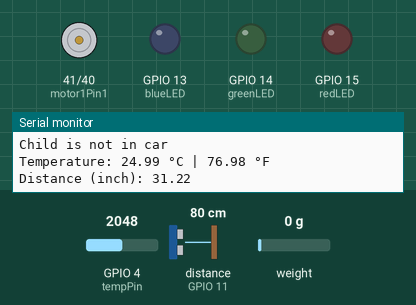
Bench run of a sketch on a simulated ESP32-S3. Shown: motor-driver pin pairs drawn as motors (green arrow = first pin HIGH = forward, orange = second pin HIGH = backward, longer = more drive, scaled by the enable pin), output pins drawn as LEDs (lit = HIGH), the last lines printed to the serial monitor. Wiring (inferred from the names in the program): ultrasonic range finder: trigger GPIO 12; echo GPIO 11. The inputs (shaded band) are chosen by the test bench; at power-on: GPIO 4 (tempPin) = 2048, weight on the scale 0 g, distance to the obstacle (sensor on GPIO 11) 80 cm. The echo pulse lasts 58.3 µs per cm; nothing arrives over Bluetooth unless stated; a phone connects over Bluetooth LE 3 s after start; pins used as bus, display or sensor lines are not drawn.

Above: at 3.6 s.
3.7 s: GPIO 4 (tempPin) set to 1890
6.1 s: GPIO 4 (tempPin) set to 1802
At 6.9 s:
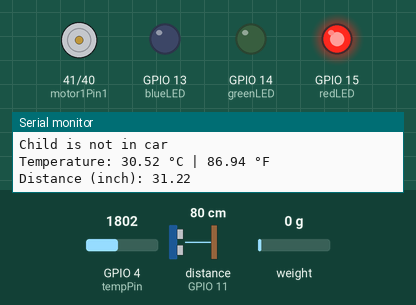
8.5 s: weight on the scale set to 1300 g
11.6 s: weight on the scale set to 1449 g
At 12.9 s:
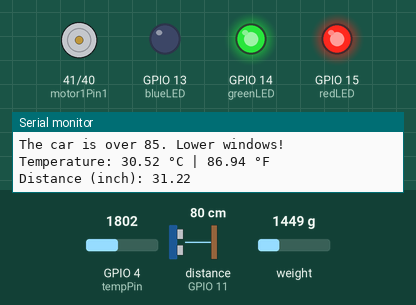
14.0 s: distance to the obstacle (sensor on GPIO 11) set to 9 cm
16.4 s: distance to the obstacle (sensor on GPIO 11) set to 6 cm
At 16.9 s:
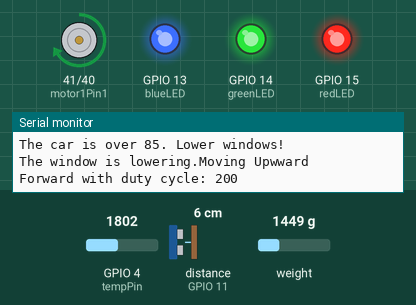
At 23.8 s:
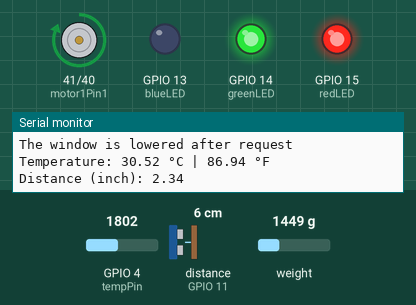
Timing chart, 0 to 32.0 s (numbered marks = the images above; inputs shaded):
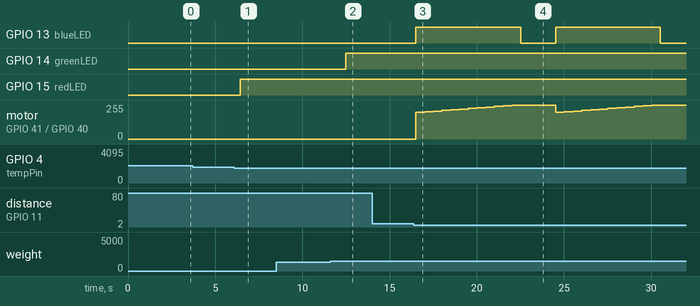

The sketch:

pcb1_integration.ino
```cpp
//Citation for temperature sensor: https://docs.sunfounder.com/projects/esp32-starter-kit/en/latest/arduino/basic_projects/ar_thermistor.html
//Citation for proximity sensor : https://randomnerdtutorials.com/esp32-hc-sr04-ultrasonic-arduino/
/*
   Citation for Weight Sensor----------------------------------------------------------------
   HX711_ADC
   Arduino library for HX711 24-Bit Analog-to-Digital Converter for Weight Scales
   Olav Kallhovd sept2017
   -------------------------------------------------------------------------------------
*/
//Citation: https://kursatsayhan.medium.com/using-bluetooth-low-energy-ble-with-flutter-3c70469af814
// Citation: https://forum.arduino.cc/t/how-do-you-convert-a-float-to-string-solved/237090/8

#include <stdlib.h>
#include <BLEDevice.h>
#include <BLEUtils.h>
#include <BLEServer.h>

#define SERVICE_UUID        "4fafc201-1fb5-459e-8fcc-c5c9c331914b"
#define CHARACTERISTIC_UUID "beb5483e-36e1-4688-b7f5-ea07361b26a8"


#include <HX711_ADC.h>
#if defined(ESP8266)|| defined(ESP32) || defined(AVR)
#include <EEPROM.h>
#endif

//--------------------------------------------------------------Bluetooth------------------------------------------------------------------
BLEServer *pServer;
BLEService *pService;
BLECharacteristic *pCharacteristic;
//--------------------------------------------------------------Microcontroller Pins--------------------------------------------------
const int tempPin = 4; // ESP32 Temperature Sensor Analog Pin
const int trigPin =12 ; // pin that the trigger pin - Prox PCB
const int echoPin = 11; // pin that the echo pin - Prox PCB
const int HX711_dout = 5; //mcu > HX711 dout pin - Weight PCB
const int HX711_sck = 6; //mcu > HX711 sck pin - Weight PCB
int redLED = 15;
int greenLED = 14;
int blueLED = 13;
// Motor A
int motor1Pin1 = 41;
int motor1Pin2 = 40;
int enable1Pin = 42;
//----------------------------------------------------------------Motor Constants--------------------------------------------------------
const int freq = 30000;
const int pwmChannel = 0;
const int resolution = 8;
int dutyCycle = 200;

//-------------------------------------------------------------Temperature Sensor Constants----------------------------------------------
const int resistorValue = 10000; // 10k resistor used with the thermistor
const int nomTemp = 25; // temperature that the thermistor was tested under
const int nomRes = 10000; // resistance of the thermistor standard temp
const float sthh_const = 3950.0; // constant used in steinhart-hart equation
const float kel_const = 273.15; // kelvin constant
const int thresholdTemp = 85; // threshold temperature

//-----------------------------------------------------------Proximity Constants----------------------------------------------------------
// threshold for how far away the window should be to confirm whether the window is present in front
const int thresholdProx = 3;
#define SOUND_SPEED 0.034 // velocity of sound in cm/us
#define CM_TO_INCH 0.393701 // allows for conversion for centimeters to inches
long objDectTime;
float distCm;
float distIn;
int windowLowering; // flag to indicate the status of the window
// windowLowering = 1 -> window is lowering
// windowLowering = 0 -> window is up
int confirmWindow = 0;
// 1 means that the window lowered when told to
// 0 means that the window did not lower when told to

//------------------------------------------------------Weight Constants---------------------------------------------------------------
HX711_ADC LoadCell(HX711_dout, HX711_sck);
const int calVal_eepromAdress = 0;
unsigned long t = 0;

// sets up the esp32 with the pins and serial monitor
void setup() {
  Serial.begin(115200); // sets the correct serial baud rate
  pinMode(trigPin, OUTPUT); // Sets the trigPin as an Output - emits the ultrasound
  pinMode(echoPin, INPUT); // Sets the echoPin as an Input - recieves the reflected wave
  pinMode(greenLED, OUTPUT); // led for weight
  pinMode(redLED, OUTPUT); // led for temp
  pinMode(blueLED, OUTPUT); // led for temp
  delay(10);
  Serial.println();
  Serial.println("Starting...");

     BLEDevice::init("Seri");
    pServer = BLEDevice::createServer();
    pService = pServer->createService(SERVICE_UUID);
    pCharacteristic = pService->createCharacteristic(
                                          CHARACTERISTIC_UUID,
                                          BLECharacteristic::PROPERTY_READ |
                                          BLECharacteristic::PROPERTY_WRITE
                                        );


  pService->start();
  BLEAdvertising *pAdvertising = BLEDevice::getAdvertising();
  pAdvertising->addServiceUUID(SERVICE_UUID);
  pAdvertising->setScanResponse(true);
  pAdvertising->setMinPreferred(0x06);
  pAdvertising->setMinPreferred(0x12);
  BLEDevice::startAdvertising();

  LoadCell.begin();
  //LoadCell.setReverseOutput(); //uncomment to turn a negative output value to positive
  float calibrationValue; // calibration value (see example file "Calibration.ino")
  calibrationValue = -101.87; // uncomment this if you want to set the calibration value in the sketch
  // calibrationValue = -100.66; // uncomment this if you want to set the calibration value in the sketch
#if defined(ESP8266)|| defined(ESP32)
  //EEPROM.begin(512); // uncomment this if you use ESP8266/ESP32 and want to fetch the calibration value from eeprom
#endif
  //EEPROM.get(calVal_eepromAdress, calibrationValue); // uncomment this if you want to fetch the calibration value from eeprom

  unsigned long stabilizingtime = 2000; // preciscion right after power-up can be improved by adding a few seconds of stabilizing time
  boolean _tare = true; //set this to false if you don't want tare to be performed in the next step
  LoadCell.start(stabilizingtime, _tare);
  if (LoadCell.getTareTimeoutFlag()) {
    Serial.println("Timeout, check MCU>HX711 wiring and pin designations");
    while (1);
  }
  else {
    LoadCell.setCalFactor(calibrationValue); // set calibration value (float)
    Serial.println("Startup is complete");
  }
}

void loop() {
  int sensorValue = analogRead(tempPin); // stores the raw resistance value of the thermistor
  // Clears the trigPin to ensure a clear signal is sent when trigpin is high (prox)
  digitalWrite(trigPin, LOW);
  delayMicroseconds(2);
  digitalWrite(trigPin, HIGH); // Sets the trigPin on HIGH state for 10 micro seconds
  delayMicroseconds(10);
  digitalWrite(trigPin, LOW);
  // Calculation: The thermistor and 10k ohm form a voltage divider circuit.
  // The first part of the equation is finding the volatge across the thermistor. Vin * (thermistor res/(thermistor res + 10k)).
  // The 4095 is to convert to 12 bits. This is to return the voltage value
  float volt = (sensorValue * 3.3)/ 4095; // converts the resistance to a voltage value
  float resistance = (volt * resistorValue)/ (3.3 - volt); //this finds the updated resistance value using the above voltage
  // converts resistance to temperature using the Steinhart-Hart equation
  float kelvin = 1 / (((log(resistance / nomRes)) / sthh_const) + (1 / (nomTemp + kel_const)));
  float Cels = kelvin - kel_const; // convert Kelvin to Celsius
  float Fah = 1.8 * Cels + 32.0; // convert temp to Fahrenheit
  // this function reads the pulse that has been sent to the echopin and returns the time taken to travel to and from the object
  objDectTime = pulseIn(echoPin, HIGH);
  distCm = objDectTime * SOUND_SPEED/2;   // converts the time to distance
  distIn = distCm * CM_TO_INCH; // Convert to distance from cm to inches
  int confirmWindow = 0;

  pinMode(motor1Pin1, OUTPUT);
  pinMode(motor1Pin2, OUTPUT);
  pinMode(enable1Pin, OUTPUT);
  // configure LEDC PWM
  ledcAttachChannel(enable1Pin, freq, resolution, pwmChannel);
  Serial.print("Testing DC Motor...");

  // weight sensor code
  static boolean newDataReady = 0;
  const int serialPrintInterval = 0; //increase value to slow down serial print activity
  int childInCar = 0;
  // flag to indicate that the child is in the car
  // 0 - no child
  // 1 - child present
  // check for new data/start next conversion:
  if (LoadCell.update()) newDataReady = true;

  // get smoothed value from the dataset:
  if (newDataReady) {
    if (millis() > t + serialPrintInterval) {
      float i = LoadCell.getData();
      float pounds = i/(453.592);
      Serial.print("Load_cell output val: ");
      Serial.println(pounds);
      char weightBuff[10];
      String weight = "";
      dtostrf(pounds, 4, 6, weightBuff);  //4 is mininum width, 6 is precision
      weight = weightBuff;
      // pCharacteristic->setValue();
      pCharacteristic->setValue("Load Cell: " + weight);
      if(pounds >= 3){
        childInCar = 1;
        digitalWrite(greenLED, HIGH);
      }
      else{
        digitalWrite(greenLED, LOW);
      }
      newDataReady = 0;
      t = millis();
    }
  }

  // receive command from serial terminal, send 't' to initiate tare operation:
  if (Serial.available() > 0) {
    char inByte = Serial.read();
    if (inByte == 't') LoadCell.tareNoDelay();
  }

  // check if last tare operation is complete:
  if (LoadCell.getTareStatus() == true) {
    Serial.println("Tare complete");
  }

  char tempBuff[10];
  String temp = "";
  dtostrf(Fah, 4, 6, tempBuff);  //4 is mininum width, 6 is precision
  temp = tempBuff;
  // pCharacteristic->setValue();
  // pCharacteristic->setValue("temperature: " + temp);
  // setting temperature threshold for when to lower the windows.
  if(Fah >= thresholdTemp ){
    // digitalWrite(7,HIGH);
    // Serial.println("THE CAR IS TOOOOOO HOT ");
    Serial.println("The car is over 85. Lower windows!");
    windowLowering = 1; // lower the window
    digitalWrite(redLED, HIGH);
  }
  else{
    // digitalWrite(7,LOW);
    Serial.println("The car is under 85");
    windowLowering = 0; // dont lower the window
    digitalWrite(redLED, LOW);
  }

  // window only lowers if child is in car
  if(childInCar == 1){
    // the first if is the scenario where you told the window to go down but the window does not lower.
    // if(windowLowering == 1 && confirmWindow == 0 && distIn <= thresholdProx){
    //   Serial.println("The window lowering mechanism is broken");
    // }
    // the window has been sent a signal to lower and it has lowered past the proximity sensor.
    // This confirms that the window has lowered
    if(windowLowering == 1 && distIn <= thresholdProx){
      // digitalWrite(blueLED, HIGH);
      Serial.print("The window is lowering.");
      digitalWrite(blueLED, HIGH);
      Serial.println("Moving Upwward");
      digitalWrite(motor1Pin1, HIGH);
      digitalWrite(motor1Pin2, LOW);
      while (dutyCycle <= 255){
        ledcWrite(enable1Pin, dutyCycle);
        Serial.print("Forward with duty cycle: ");
        Serial.println(dutyCycle);
        dutyCycle = dutyCycle + 5;
        delay(500);
      }
      dutyCycle = 200;
      // delay(69000); // wait three seconds for the window to get to the right level
      Serial.println("The window has been lowered to the correct level");
      windowLowering = 0; // reset signal
      Serial.println("The window is lowered after request");
      confirmWindow = 1; // reset signal
      digitalWrite(blueLED, LOW);
    }
    // digitalWrite(blueLED, LOW);
  }
  else{
    Serial.println("Child is not in car");

  }

  // else if(windowLowering == 1 && distIn >= thresholdProx){ // The window is up and has not lowered.
  //   Serial.println("The window is lowered after request");
  //   confirmWindow = 1; // reset signal
  //   // digitalWrite(blueLED, LOW);
  // }


  // Print values to serial monitor
  // Serial.print("Voltage: ");
  // Serial.print(volt);
  // Serial.print("| SensorVal: ");
  // Serial.print(sensorValue);
  Serial.print("Temperature: ");
  // Serial.print(kelvin);
  // Serial.print(" K | ");
  Serial.print(Cels);
  Serial.print(" °C | ");
  Serial.print(Fah);
  Serial.println(" °F");
  // Serial.print("Distance (cm): ");
  // Serial.println(distCm);
  Serial.print("Distance (inch): ");
  Serial.println(distIn);

  delay(2000); // wait 0.5 seconds in between readings
}
```

Measured:
- the behaviour switches between 1849 and 1848 on GPIO 4 (tempPin) (found by bisection; images 0 and 1)
- the behaviour switches between 1360 and 1361 g on weight on the scale (found by bisection; images 1 and 2)
- the behaviour switches between 8 and 7 cm on distance to the obstacle (sensor on GPIO 11) (found by bisection; images 2 and 3)
- after the input at 6.1 s, GPIO 15 (redLED): LOW → HIGH after 0.34 s
- after the input at 11.6 s, GPIO 14 (greenLED): LOW → HIGH after 0.88 s
- after the input at 16.4 s, GPIO 13 (blueLED): alternates HIGH for 6.0 s and LOW for 2.0 s, starting after 0.10 s; motor on GPIO 41 (motor1Pin1) / GPIO 40 (motor1Pin2): stopped → forward 199/255 after 0.10 s, → forward 204/255 0.50 s later, → forward 209/255 0.50 s later, → forward 214/255 0.50 s later, … (24 changes in this stretch)
